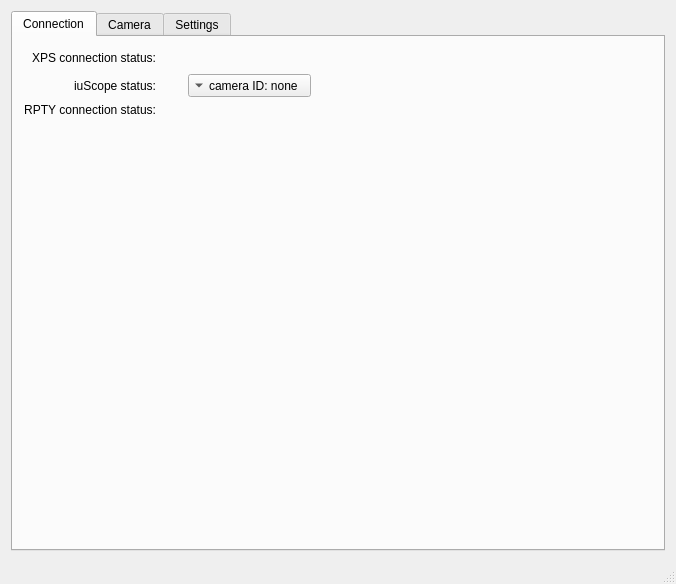
<?xml version="1.0" encoding="UTF-8"?>
<ui version="4.0">
 <class>MainWindow</class>
 <widget class="QMainWindow" name="MainWindow">
  <property name="geometry">
   <rect>
    <x>0</x>
    <y>0</y>
    <width>676</width>
    <height>584</height>
   </rect>
  </property>
  <property name="windowTitle">
   <string>MainWindow</string>
  </property>
  <widget class="QWidget" name="centralWidget">
   <property name="enabled">
    <bool>true</bool>
   </property>
   <layout class="QVBoxLayout" name="verticalLayout">
    <item>
     <widget class="QTabWidget" name="tabWidget">
      <property name="currentIndex">
       <number>0</number>
      </property>
      <widget class="QWidget" name="tab_con">
       <property name="contextMenuPolicy">
        <enum>Qt::DefaultContextMenu</enum>
       </property>
       <attribute name="title">
        <string>Connection</string>
       </attribute>
       <layout class="QGridLayout" name="gridLayout_2">
        <item row="3" column="2">
         <spacer name="verticalSpacer_2">
          <property name="orientation">
           <enum>Qt::Vertical</enum>
          </property>
          <property name="sizeHint" stdset="0">
           <size>
            <width>20</width>
            <height>40</height>
           </size>
          </property>
         </spacer>
        </item>
        <item row="0" column="0">
         <widget class="QLabel" name="label_6">
          <property name="text">
           <string>XPS connection status:</string>
          </property>
          <property name="alignment">
           <set>Qt::AlignRight|Qt::AlignTrailing|Qt::AlignVCenter</set>
          </property>
         </widget>
        </item>
        <item row="0" column="2">
         <widget class="QLabel" name="si_XPS">
          <property name="sizePolicy">
           <sizepolicy hsizetype="Preferred" vsizetype="Preferred">
            <horstretch>0</horstretch>
            <verstretch>0</verstretch>
           </sizepolicy>
          </property>
          <property name="minimumSize">
           <size>
            <width>0</width>
            <height>0</height>
           </size>
          </property>
          <property name="maximumSize">
           <size>
            <width>30</width>
            <height>30</height>
           </size>
          </property>
          <property name="baseSize">
           <size>
            <width>0</width>
            <height>0</height>
           </size>
          </property>
          <property name="text">
           <string/>
          </property>
          <property name="pixmap">
           <pixmap resource="icons/icon.qrc">:/emblem-nowrite.svg</pixmap>
          </property>
          <property name="scaledContents">
           <bool>true</bool>
          </property>
          <property name="alignment">
           <set>Qt::AlignCenter</set>
          </property>
         </widget>
        </item>
        <item row="1" column="2">
         <widget class="QLabel" name="si_iuScope">
          <property name="maximumSize">
           <size>
            <width>30</width>
            <height>30</height>
           </size>
          </property>
          <property name="baseSize">
           <size>
            <width>0</width>
            <height>0</height>
           </size>
          </property>
          <property name="text">
           <string/>
          </property>
          <property name="pixmap">
           <pixmap resource="icons/icon.qrc">:/emblem-nowrite.svg</pixmap>
          </property>
          <property name="scaledContents">
           <bool>true</bool>
          </property>
         </widget>
        </item>
        <item row="2" column="0">
         <widget class="QLabel" name="label_13">
          <property name="text">
           <string>RPTY connection status:</string>
          </property>
          <property name="alignment">
           <set>Qt::AlignRight|Qt::AlignTrailing|Qt::AlignVCenter</set>
          </property>
         </widget>
        </item>
        <item row="2" column="2">
         <widget class="QLabel" name="si_RPTY">
          <property name="maximumSize">
           <size>
            <width>30</width>
            <height>30</height>
           </size>
          </property>
          <property name="text">
           <string/>
          </property>
          <property name="pixmap">
           <pixmap resource="icons/icon.qrc">:/emblem-nowrite.svg</pixmap>
          </property>
          <property name="scaledContents">
           <bool>true</bool>
          </property>
         </widget>
        </item>
        <item row="1" column="4">
         <layout class="QHBoxLayout" name="horizontalLayout">
          <item>
           <widget class="QToolButton" name="cam1_select">
            <property name="toolTipDuration">
             <number>-1</number>
            </property>
            <property name="inputMethodHints">
             <set>Qt::ImhNone</set>
            </property>
            <property name="text">
             <string>camera ID: none</string>
            </property>
            <property name="popupMode">
             <enum>QToolButton::InstantPopup</enum>
            </property>
            <property name="toolButtonStyle">
             <enum>Qt::ToolButtonTextBesideIcon</enum>
            </property>
            <property name="arrowType">
             <enum>Qt::DownArrow</enum>
            </property>
           </widget>
          </item>
          <item>
           <spacer name="horizontalSpacer">
            <property name="orientation">
             <enum>Qt::Horizontal</enum>
            </property>
            <property name="sizeHint" stdset="0">
             <size>
              <width>40</width>
              <height>20</height>
             </size>
            </property>
           </spacer>
          </item>
         </layout>
        </item>
        <item row="0" column="4">
         <spacer name="horizontalSpacer_2">
          <property name="orientation">
           <enum>Qt::Horizontal</enum>
          </property>
          <property name="sizeHint" stdset="0">
           <size>
            <width>40</width>
            <height>20</height>
           </size>
          </property>
         </spacer>
        </item>
        <item row="1" column="0">
         <widget class="QLabel" name="label_7">
          <property name="text">
           <string>iuScope status:</string>
          </property>
          <property name="alignment">
           <set>Qt::AlignRight|Qt::AlignTrailing|Qt::AlignVCenter</set>
          </property>
         </widget>
        </item>
       </layout>
      </widget>
      <widget class="QWidget" name="tab_camera">
       <attribute name="title">
        <string>Camera</string>
       </attribute>
       <layout class="QGridLayout" name="gridLayout_5">
        <item row="0" column="3">
         <spacer name="horizontalSpacer_4">
          <property name="orientation">
           <enum>Qt::Horizontal</enum>
          </property>
          <property name="sizeHint" stdset="0">
           <size>
            <width>40</width>
            <height>20</height>
           </size>
          </property>
         </spacer>
        </item>
        <item row="0" column="2">
         <layout class="QVBoxLayout" name="verticalLayout_3" stretch="0,0,0,0,0,0,0,0,0,0">
          <property name="spacing">
           <number>5</number>
          </property>
          <property name="rightMargin">
           <number>0</number>
          </property>
          <item>
           <widget class="QPushButton" name="btm_kill">
            <property name="layoutDirection">
             <enum>Qt::LeftToRight</enum>
            </property>
            <property name="autoFillBackground">
             <bool>false</bool>
            </property>
            <property name="inputMethodHints">
             <set>Qt::ImhNone</set>
            </property>
            <property name="text">
             <string>Kill</string>
            </property>
            <property name="icon">
             <iconset resource="icons/icon.qrc">
              <normaloff>:/emblem-ok.svg</normaloff>:/emblem-ok.svg</iconset>
            </property>
            <property name="autoDefault">
             <bool>false</bool>
            </property>
            <property name="flat">
             <bool>false</bool>
            </property>
           </widget>
          </item>
          <item>
           <widget class="QPushButton" name="btn_home">
            <property name="sizePolicy">
             <sizepolicy hsizetype="Minimum" vsizetype="Minimum">
              <horstretch>0</horstretch>
              <verstretch>0</verstretch>
             </sizepolicy>
            </property>
            <property name="text">
             <string>Home</string>
            </property>
            <property name="icon">
             <iconset resource="icons/icon.qrc">
              <normaloff>:/emblem-nowrite.svg</normaloff>:/emblem-nowrite.svg</iconset>
            </property>
           </widget>
          </item>
          <item>
           <widget class="Line" name="line">
            <property name="orientation">
             <enum>Qt::Horizontal</enum>
            </property>
           </widget>
          </item>
          <item>
           <widget class="QLabel" name="label_8">
            <property name="text">
             <string>X sensitivity:</string>
            </property>
           </widget>
          </item>
          <item>
           <widget class="QSlider" name="sl_xsens">
            <property name="minimum">
             <number>1</number>
            </property>
            <property name="maximum">
             <number>1000</number>
            </property>
            <property name="orientation">
             <enum>Qt::Horizontal</enum>
            </property>
           </widget>
          </item>
          <item>
           <widget class="QLabel" name="label_9">
            <property name="text">
             <string>Y sensitivity:</string>
            </property>
           </widget>
          </item>
          <item>
           <widget class="QSlider" name="sl_ysens">
            <property name="minimum">
             <number>1</number>
            </property>
            <property name="maximum">
             <number>1000</number>
            </property>
            <property name="orientation">
             <enum>Qt::Horizontal</enum>
            </property>
           </widget>
          </item>
          <item>
           <widget class="QLabel" name="label_14">
            <property name="text">
             <string>Z sensitivity:</string>
            </property>
           </widget>
          </item>
          <item>
           <widget class="QSlider" name="sl_zsens">
            <property name="minimum">
             <number>1</number>
            </property>
            <property name="maximum">
             <number>1000</number>
            </property>
            <property name="orientation">
             <enum>Qt::Horizontal</enum>
            </property>
           </widget>
          </item>
          <item>
           <spacer name="verticalSpacer_3">
            <property name="orientation">
             <enum>Qt::Vertical</enum>
            </property>
            <property name="sizeHint" stdset="0">
             <size>
              <width>20</width>
              <height>40</height>
             </size>
            </property>
           </spacer>
          </item>
         </layout>
        </item>
        <item row="0" column="0">
         <widget class="mtlabel" name="camera_stream">
          <property name="mouseTracking">
           <bool>false</bool>
          </property>
          <property name="frameShape">
           <enum>QFrame::Box</enum>
          </property>
          <property name="frameShadow">
           <enum>QFrame::Plain</enum>
          </property>
          <property name="text">
           <string/>
          </property>
          <property name="pixmap">
           <pixmap resource="icons/icon.qrc">:/emblem-nowrite.svg</pixmap>
          </property>
          <property name="scaledContents">
           <bool>false</bool>
          </property>
         </widget>
        </item>
        <item row="1" column="0">
         <widget class="QSlider" name="sl_expo">
          <property name="minimum">
           <number>10000</number>
          </property>
          <property name="maximum">
           <number>10000000</number>
          </property>
          <property name="singleStep">
           <number>100</number>
          </property>
          <property name="pageStep">
           <number>1000</number>
          </property>
          <property name="orientation">
           <enum>Qt::Horizontal</enum>
          </property>
          <property name="tickPosition">
           <enum>QSlider::NoTicks</enum>
          </property>
         </widget>
        </item>
        <item row="1" column="2">
         <widget class="QLabel" name="lab_expo">
          <property name="minimumSize">
           <size>
            <width>200</width>
            <height>0</height>
           </size>
          </property>
          <property name="text">
           <string>Exposure: 44.2 us</string>
          </property>
         </widget>
        </item>
       </layout>
      </widget>
      <widget class="QWidget" name="tab_settings">
       <attribute name="title">
        <string>Settings</string>
       </attribute>
       <layout class="QGridLayout" name="gridLayout">
        <item row="1" column="0">
         <layout class="QVBoxLayout" name="verticalLayout_2" stretch="0,0">
          <property name="spacing">
           <number>10</number>
          </property>
          <item>
           <layout class="QGridLayout" name="gridLayout_3">
            <property name="bottomMargin">
             <number>0</number>
            </property>
            <item row="4" column="1">
             <widget class="QLineEdit" name="e_xps_zaxis">
              <property name="text">
               <string>NAME</string>
              </property>
              <property name="alignment">
               <set>Qt::AlignCenter</set>
              </property>
             </widget>
            </item>
            <item row="4" column="0">
             <widget class="QLabel" name="label_5">
              <property name="text">
               <string>Z axis group name:</string>
              </property>
             </widget>
            </item>
            <item row="2" column="1">
             <widget class="QLineEdit" name="e_xps_xaxis">
              <property name="text">
               <string>NAME</string>
              </property>
              <property name="alignment">
               <set>Qt::AlignCenter</set>
              </property>
             </widget>
            </item>
            <item row="1" column="0">
             <widget class="QLabel" name="label_2">
              <property name="text">
               <string>XPS port:</string>
              </property>
             </widget>
            </item>
            <item row="0" column="1">
             <widget class="QLineEdit" name="e_xps_ip">
              <property name="text">
               <string>255.255.255.255</string>
              </property>
              <property name="alignment">
               <set>Qt::AlignCenter</set>
              </property>
             </widget>
            </item>
            <item row="3" column="1">
             <widget class="QLineEdit" name="e_xps_yaxis">
              <property name="text">
               <string>NAME</string>
              </property>
              <property name="alignment">
               <set>Qt::AlignCenter</set>
              </property>
             </widget>
            </item>
            <item row="2" column="0">
             <widget class="QLabel" name="label_3">
              <property name="text">
               <string>X axis group name:</string>
              </property>
             </widget>
            </item>
            <item row="3" column="0">
             <widget class="QLabel" name="label_4">
              <property name="text">
               <string>Y axis group name:</string>
              </property>
             </widget>
            </item>
            <item row="7" column="1">
             <widget class="QLineEdit" name="e_rpty_ip">
              <property name="text">
               <string>255.255.255.255</string>
              </property>
              <property name="alignment">
               <set>Qt::AlignCenter</set>
              </property>
             </widget>
            </item>
            <item row="8" column="1">
             <widget class="QSpinBox" name="e_rpty_port">
              <property name="alignment">
               <set>Qt::AlignCenter</set>
              </property>
              <property name="maximum">
               <number>65535</number>
              </property>
              <property name="value">
               <number>9999</number>
              </property>
             </widget>
            </item>
            <item row="1" column="1">
             <widget class="QSpinBox" name="e_xps_port">
              <property name="alignment">
               <set>Qt::AlignCenter</set>
              </property>
              <property name="maximum">
               <number>65535</number>
              </property>
              <property name="value">
               <number>9999</number>
              </property>
             </widget>
            </item>
            <item row="6" column="0">
             <widget class="Line" name="line_3">
              <property name="orientation">
               <enum>Qt::Horizontal</enum>
              </property>
             </widget>
            </item>
            <item row="0" column="0">
             <widget class="QLabel" name="label">
              <property name="minimumSize">
               <size>
                <width>0</width>
                <height>0</height>
               </size>
              </property>
              <property name="text">
               <string>XPS IP address:</string>
              </property>
             </widget>
            </item>
            <item row="7" column="0">
             <widget class="QLabel" name="label_11">
              <property name="text">
               <string>RPTY IP address:</string>
              </property>
             </widget>
            </item>
            <item row="5" column="1">
             <widget class="QSpinBox" name="e_xps_timeout">
              <property name="alignment">
               <set>Qt::AlignCenter</set>
              </property>
              <property name="minimum">
               <number>1</number>
              </property>
              <property name="maximum">
               <number>10000</number>
              </property>
              <property name="singleStep">
               <number>1</number>
              </property>
              <property name="value">
               <number>9999</number>
              </property>
             </widget>
            </item>
            <item row="5" column="0">
             <widget class="QLabel" name="label_15">
              <property name="text">
               <string>Keepalive (msec):</string>
              </property>
             </widget>
            </item>
            <item row="8" column="0">
             <widget class="QLabel" name="label_12">
              <property name="text">
               <string>RPTY port:</string>
              </property>
             </widget>
            </item>
            <item row="9" column="0">
             <widget class="QLabel" name="label_10">
              <property name="text">
               <string>Keepalive (msec):</string>
              </property>
             </widget>
            </item>
            <item row="9" column="1">
             <widget class="QSpinBox" name="e_rpty_timeout">
              <property name="alignment">
               <set>Qt::AlignCenter</set>
              </property>
              <property name="minimum">
               <number>1</number>
              </property>
              <property name="maximum">
               <number>10000</number>
              </property>
              <property name="singleStep">
               <number>1</number>
              </property>
              <property name="value">
               <number>9999</number>
              </property>
             </widget>
            </item>
            <item row="1" column="2">
             <spacer name="horizontalSpacer_3">
              <property name="orientation">
               <enum>Qt::Horizontal</enum>
              </property>
              <property name="sizeHint" stdset="0">
               <size>
                <width>40</width>
                <height>20</height>
               </size>
              </property>
             </spacer>
            </item>
            <item row="0" column="2">
             <widget class="QLabel" name="e_xps_ip_resolved">
              <property name="text">
               <string/>
              </property>
             </widget>
            </item>
           </layout>
          </item>
          <item>
           <layout class="QGridLayout" name="gridLayout_4"/>
          </item>
         </layout>
        </item>
        <item row="3" column="0">
         <spacer name="verticalSpacer">
          <property name="orientation">
           <enum>Qt::Vertical</enum>
          </property>
          <property name="sizeHint" stdset="0">
           <size>
            <width>20</width>
            <height>40</height>
           </size>
          </property>
         </spacer>
        </item>
       </layout>
      </widget>
     </widget>
    </item>
   </layout>
  </widget>
  <widget class="QStatusBar" name="statusBar"/>
 </widget>
 <layoutdefault spacing="6" margin="11"/>
 <customwidgets>
  <customwidget>
   <class>mtlabel</class>
   <extends>QLabel</extends>
   <header>mainwindow.h</header>
  </customwidget>
 </customwidgets>
 <resources>
  <include location="icons/icon.qrc"/>
 </resources>
 <connections/>
</ui>
